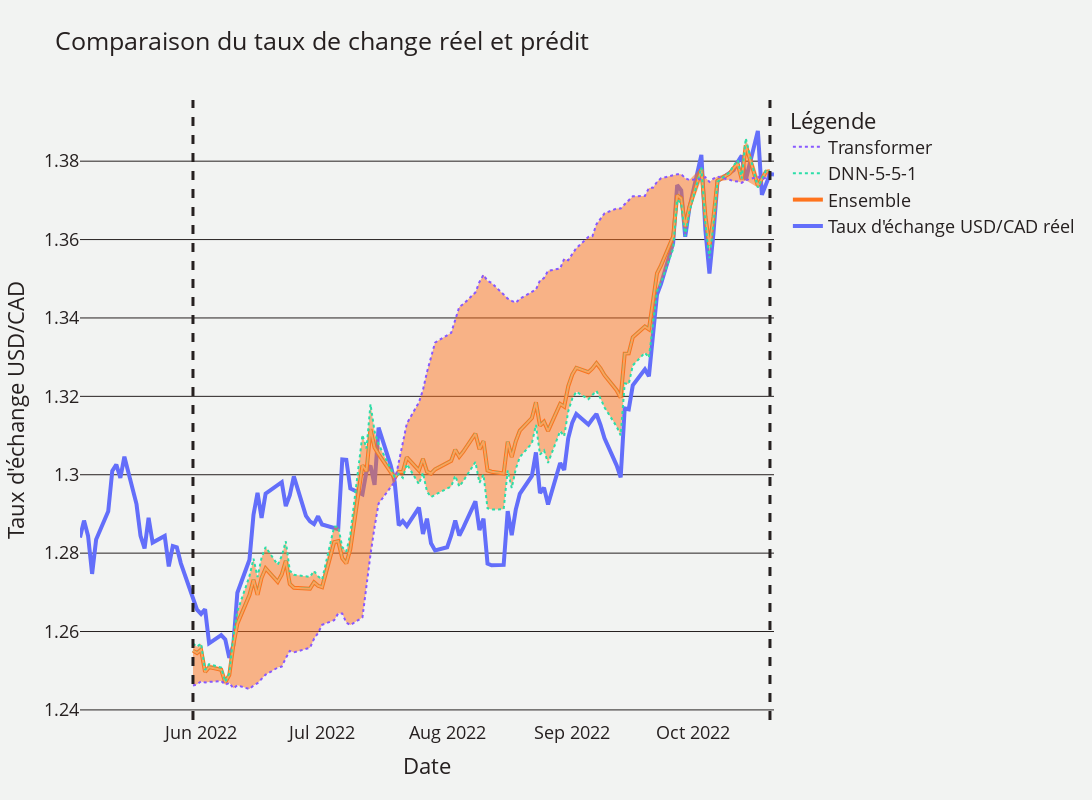

Notebook code cell kept with this figure:
### Code cell
import plotly.graph_objects as go
import pandas as pd
import datetime

from plotly.graph_objs import *


two_week_dates = (pd.to_datetime(df_test['date'], format="%Y-%m-%d") + datetime.timedelta(weeks=4))

variance = np.var([*y_pred_nns, *y_pred_transformers], axis=0).reshape(-1)
variance_dnn = np.var(y_pred_nns)

fig = go.Figure()

fig.add_scatter(x=df_test['date'], y=df_test['rate'], mode='lines', name="Taux d'échange USD/CAD réel",  line = dict( width=4))
fig.add_scatter(x=two_week_dates, y=y_pred_ensemble.reshape(-1), mode='lines', name="Ensemble", line_color="#FF731D", opacity=1, line = dict( width=4))


fig.add_trace(go.Scatter(
    x=two_week_dates,
    y=y_pred_ensemble.reshape(-1),
    fill=None,
    mode='lines', line_color=None, showlegend = False)
)
fig.add_trace(go.Scatter(x=two_week_dates, y=ensemble_var_max,
    mode='lines',
    fill='tonexty', # fill area between trace0 and trace1
    line_color="#FF731D", opacity=.0, line = dict( width=0) , showlegend = False
    ))

fig.add_trace(go.Scatter(
    x=two_week_dates,
    y=y_pred_ensemble.reshape(-1),
    fill=None,
    mode='lines', line_color=None, opacity=.0, showlegend = False)
)
fig.add_trace(go.Scatter(x=two_week_dates, y= ensemble_var_min,
    mode='lines',
    fill='tonexty', # fill area between trace0 and trace1
    line_color="#FF731D", opacity=.0, line = dict( width=0), showlegend = False
    ))





fig.add_scatter(x=two_week_dates, y=np.mean(y_pred_nns, axis=0).reshape(-1), mode='lines', name="DNN-5-5-1", line_color="#2BDEA8" ,opacity=1, line = dict( width=2, dash='dot'))
# fig.add_scatter(x=two_week_dates, y=y_pred_lstm_best, mode='lines', name="LSTM", line_colr="#F0A500", opacity=.5, line = dict( width=2, dash='dot'))
fig.add_scatter(x=two_week_dates, y=np.array(y_pred_transformer_best).reshape(-1), mode='lines', name="Transformer", line_color="#8758FF", opacity=1, line = dict( width=2, dash='dot'))


# fig.add_scatter(x=two_week_dates, y=var_min, mode='lines', name="Ensemble", line_color="#CE6A44", opacity=.8, line = dict( width=1))

# fig.add_scatter(x=two_week_dates, y=df_test['sent_fin_can_litigious'].to_numpy()/6, mode='lines', name="Ensemble", opacity=.8, line = dict( width=4))

fig.add_vline(x=str(two_week_dates.to_numpy()[0]), line_width=3, line_dash="dash", line_color="#262020")
fig.add_vline(x=str(df_test['date'].to_numpy()[-2]), line_width=3, line_dash="dash", line_color="#262020", name="Bob")

fig.update_xaxes(showgrid=False, gridwidth=1, gridcolor='#262020')
fig.update_yaxes(showgrid=True, gridwidth=1, gridcolor='#262020')

fig.update_layout(
    title="Comparaison du taux de change réel et prédit",
    xaxis_title="Date",
    yaxis_title="Taux d'échange USD/CAD",
    legend_title="Légende",
        font=dict(
        size=18,
        color="#262020"
    ),
    width=1600, height=800,
    paper_bgcolor='#F2F3F2',
    plot_bgcolor='#F2F3F2',
)

fig.show()
